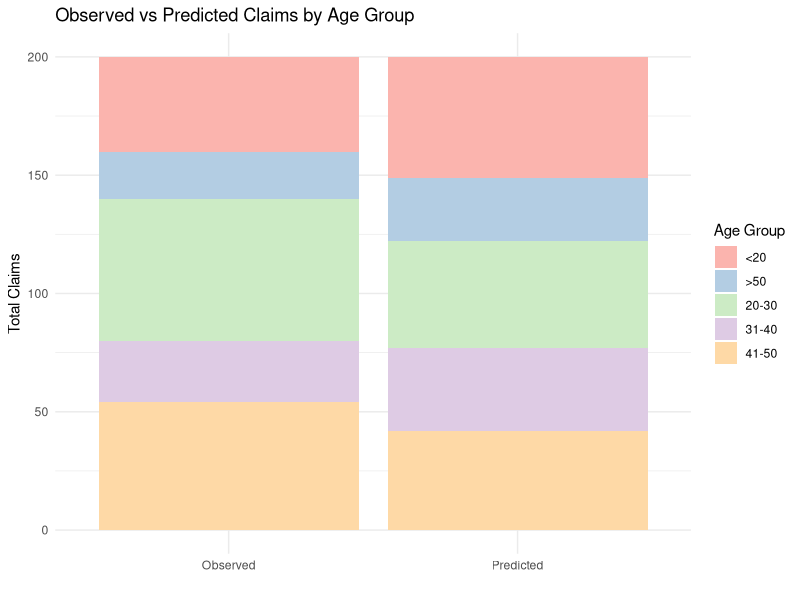
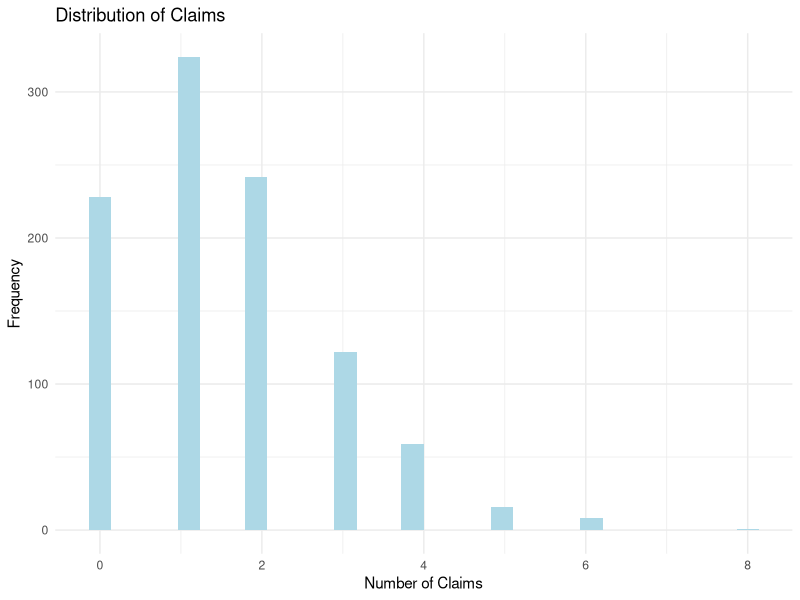
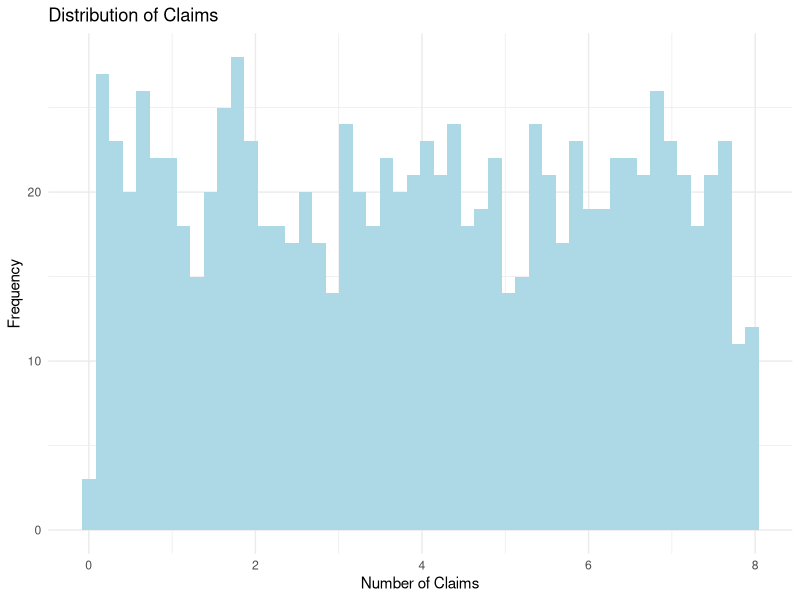

The R source for these figures, in order:
## ---- chunk 1
library(tidyverse)
set.seed(999)

balance_table <- data.frame(
  AgeGroup = c("<20", "20-30", "31-40", "41-50", ">50"),
  Observed = c(40, 60, 26, 54, 20),
  Predicted = c(51, 45, 35, 42, 27)
)

balance_long <- balance_table %>%
  pivot_longer(cols = c(Observed, Predicted),
               names_to = "Type",
               values_to = "Claims")

ggplot(balance_long, aes(x = Type, y = Claims, fill = AgeGroup)) +
  geom_col() +
  labs(title = "Observed vs Predicted Claims by Age Group",
       x = "",
       y = "Total Claims",
       fill = "Age Group") +
  scale_fill_brewer(palette = "Pastel1") +
  theme_minimal()
## ---- chunk 2
# Set seed for reproducibility
set.seed(999)

# Number of people
n <- 1000

# Predictors
AgeGroup <- sample(c("<20", "20-30", "31-40", "41-50", ">50"), 
                   n, replace = TRUE)
VehicleType <- sample(c("Sedan", "SUV"), n, replace = TRUE)

# Simulate observed claims (Poisson)
lambda <- 1 + 
  ifelse(AgeGroup == "<20", 1, 0) + 
  ifelse(AgeGroup == "20-30", 0.5, 0) +
  ifelse(VehicleType == "SUV", 0.5, 0)

claims <- rpois(n, lambda)

# Put data together
car_data <- data.frame(claims, AgeGroup, VehicleType)
## ---- chunk 3
head(car_data)
## ---- chunk 4
ggplot() +
  geom_histogram(aes(x = claims), fill = "lightblue", bins = 30) +
  labs(title = "Distribution of Claims",
       x = "Number of Claims",
       y = "Frequency") +
  theme_minimal()
## ---- chunk 5
set.seed(999)
claims_bad <- runif(n, 0, 8)
ggplot() +
  geom_histogram(aes(x = claims_bad), fill = "lightblue", bins = 50) +
  labs(title = "Distribution of Claims",
       x = "Number of Claims",
       y = "Frequency") +
  theme_minimal()
## ---- chunk 6
# Fit Poisson GLM with 2 predictors
fit <- glm(claims ~ AgeGroup + VehicleType, family = poisson, data = car_data)
## ---- chunk 7
# Get fitted values
car_data$Fitted <- predict(fit, type = "response")
## ---- chunk 8
# Check Balance Property
total_observed <- sum(car_data$claims)
total_fitted <- sum(car_data$Fitted)

cat("Total observed claims:", total_observed)
cat("Total fitted (predicted) claims:", total_fitted)
